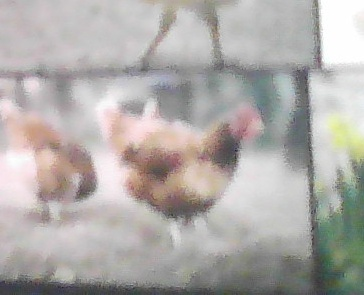
#> input picture backend/data/active_learning/uncertain_1775881448427_conf_0.38.jpg, 364 x 295 px
$ python -i tamper_detector.py   (imports and definitions only)   (older library calls are emulated)
#> lines starting #> are read from the running program, lines starting #| are printed output that depends on the picture
#> further down, picture is the input picture: shape (295, 364, 3); mean B, G, R 169.3, 172.2, 176.1
import time
import logging
import cv2
import numpy as np

logger = logging.getLogger("chikguard.cv.tamper_detector")


class CameraTamperDetector:
    """
    Detector de qualidade de imagem e anti-sabotagem de câmera (Tamper Detection).

    Analisa:
      1. Escuridão / Lente Oculta: Brilho médio do frame < min_brightness (default: 15.0).
      2. Perda de Foco / Imagem Borrada: Variância do Operador Laplaciano < min_laplacian_var (default: 80.0).
      3. Congelamento de Quadro (Video Freeze): Variância da diferença absoluta entre quadros < min_diff_var (default: 0.8).
    """

    def __init__(
        self,
        min_brightness: float = 15.0,
        min_laplacian_var: float = 80.0,
        min_diff_var: float = 0.8,
        freeze_frames_threshold: int = 25,
    ):
        self.min_brightness = min_brightness
        self.min_laplacian_var = min_laplacian_var
        self.min_diff_var = min_diff_var
        self.freeze_frames_threshold = freeze_frames_threshold

        self._last_gray_frame = None
        self._freeze_counter = 0
        self._dark_counter = 0
        self._blur_counter = 0

    def analyze_frame(self, frame: np.ndarray) -> dict:
        """
        Analisa o quadro atual e retorna um dicionário de status de integridade.
        """
        if frame is None or frame.size == 0:
            return {
                "tamper_detected": True,
                "causes": ["NO_FRAME"],
                "brightness": 0.0,
                "blur_score": 0.0,
                "is_frozen": False,
                "is_dark": True,
                "is_blurred": True,
            }

        # Converte para escala de cinza para métricas de textura e luminância
        if frame.ndim == 3:
            gray = cv2.cvtColor(frame, cv2.COLOR_BGR2GRAY)
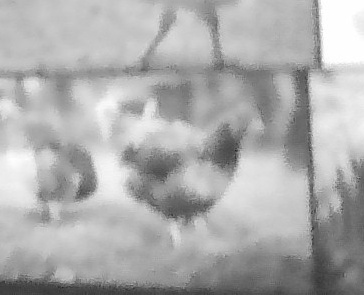
#> gray: shape (295, 364); min 30, max 255, mean 173
        else:
            gray = frame

        # 1. Medição de Brilho Médio
        mean_brightness = float(np.mean(gray))
#> mean_brightness = 173
        is_dark = mean_brightness < self.min_brightness
#> is_dark = False
        if is_dark:
            self._dark_counter += 1
        else:
            self._dark_counter = max(0, self._dark_counter - 1)

        # 2. Medição de Nitidez (Variância Laplaciana)
        lap_res = cv2.Laplacian(gray, cv2.CV_64F)
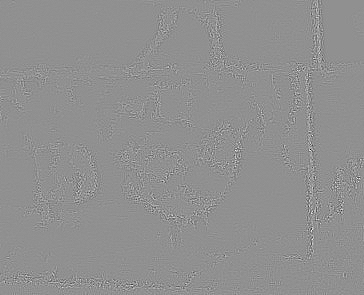
#> lap_res: shape (295, 364) float64; min -239, max 183, mean 0; drawn with min black and max white
        try:
            lap_v = lap_res.var()
#> lap_v = 228.8
            if type(lap_v).__name__ == "MagicMock" or type(lap_res).__name__ == "MagicMock":
                laplacian_var = 1000.0  # pass test if mocked
            else:
                laplacian_var = float(lap_v)
#> laplacian_var = 228.8
        except Exception:
            laplacian_var = 1000.0
        is_blurred = laplacian_var < self.min_laplacian_var
#> is_blurred = False
        if is_blurred:
            self._blur_counter += 1
        else:
            self._blur_counter = max(0, self._blur_counter - 1)

        # 3. Medição de Congelamento de Quadro (Diferença Temporal)
        is_frozen = False
        diff_var = 100.0
        if self._last_gray_frame is not None and self._last_gray_frame.shape == gray.shape:
            diff = cv2.absdiff(gray, self._last_gray_frame)
            diff_var = float(np.var(diff))
            if diff_var < self.min_diff_var:
                self._freeze_counter += 1
            else:
                self._freeze_counter = max(0, self._freeze_counter - 1)

            if self._freeze_counter >= self.freeze_frames_threshold:
                is_frozen = True
        else:
            self._freeze_counter = 0

        self._last_gray_frame = gray.copy()

        causes = []
        if is_dark or self._dark_counter > 10:
            causes.append("DARK_OR_COVERED")
        if is_blurred or self._blur_counter > 10:
            causes.append("DEFOCUS_BLUR")
        if is_frozen:
            causes.append("VIDEO_FREEZE")

        tamper_detected = len(causes) > 0

        return {
            "tamper_detected": tamper_detected,
            "causes": causes,
            "brightness": round(mean_brightness, 1),
            "blur_score": round(laplacian_var, 1),
            "diff_variance": round(diff_var, 2),
            "is_frozen": is_frozen,
            "is_dark": is_dark,
            "is_blurred": is_blurred,
            "freeze_counter": self._freeze_counter,
            "dark_counter": self._dark_counter,
            "blur_counter": self._blur_counter,
        }

>>> import cv2
>>> picture = cv2.imread('../../data/active_learning/uncertain_1775881448427_conf_0.38.jpg')
>>> result = CameraTamperDetector().analyze_frame(picture)
#> result = 11 items

$ run again, on backend/data/active_learning/uncertain_1775881460439_conf_0.43.jpg
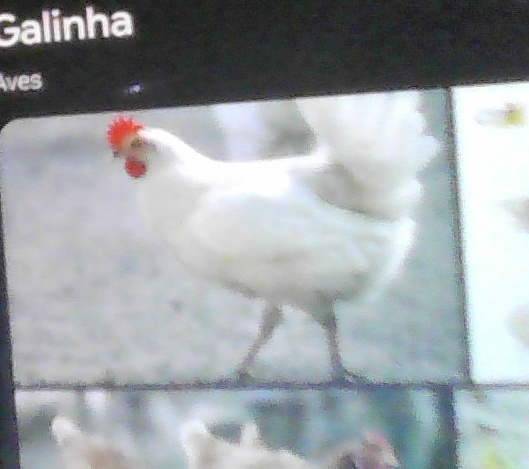
#> input picture backend/data/active_learning/uncertain_1775881460439_conf_0.43.jpg, 529 x 469 px
#> picture is the input picture: shape (469, 529, 3); mean B, G, R 166.4, 163.3, 157.5
#> in analyze_frame, `gray = cv2.cvtColor(frame, cv2.COLOR_BGR2GRAY)`:
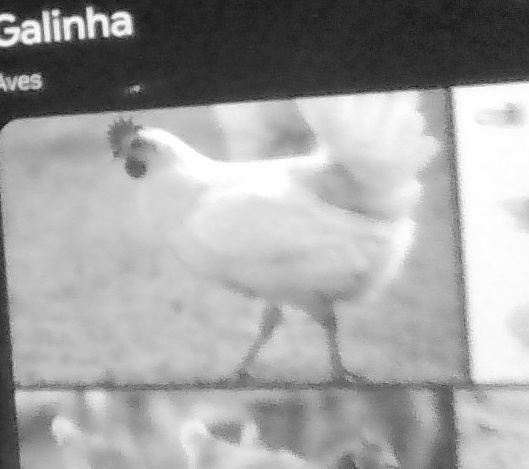
#> gray: shape (469, 529); min 14, max 255, mean 161.9
#> mean_brightness = 161.9
#> is_dark = False
#> in analyze_frame, `lap_res = cv2.Laplacian(gray, cv2.CV_64F)`:
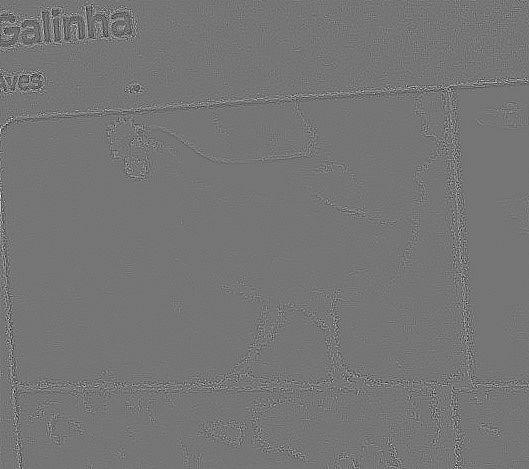
#> lap_res: shape (469, 529) float64; min -179, max 207, mean 0; drawn with min black and max white
#> lap_v = 183.9
#> is_blurred = False
#> result = 11 items

$ run again, on backend/data/active_learning/uncertain_1776553206326_conf_0.35.jpg
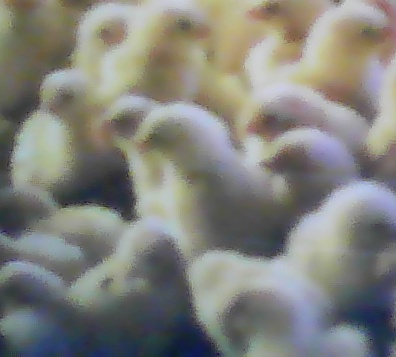
#> input picture backend/data/active_learning/uncertain_1776553206326_conf_0.35.jpg, 396 x 357 px
#> picture is the input picture: shape (357, 396, 3); mean B, G, R 124.6, 130.2, 129.9
#> in analyze_frame, `gray = cv2.cvtColor(frame, cv2.COLOR_BGR2GRAY)`:
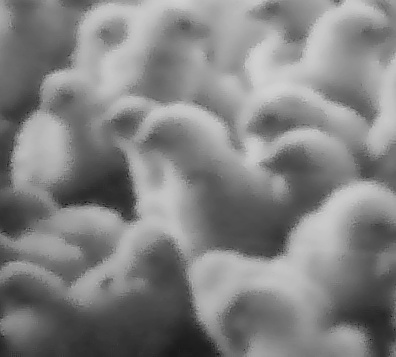
#> gray: shape (357, 396); min 17, max 209, mean 129.5
#> mean_brightness = 129.5
#> is_dark = False
#> in analyze_frame, `lap_res = cv2.Laplacian(gray, cv2.CV_64F)`:
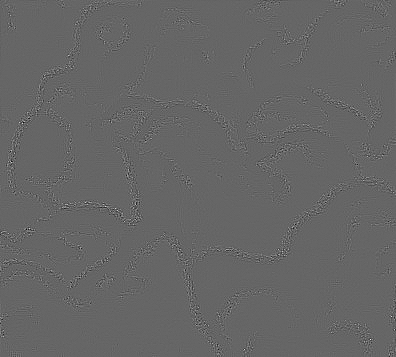
#> lap_res: shape (357, 396) float64; min -148, max 222, mean 0; drawn with min black and max white
#> lap_v = 128.5
#> is_blurred = False
#> result = 11 items
